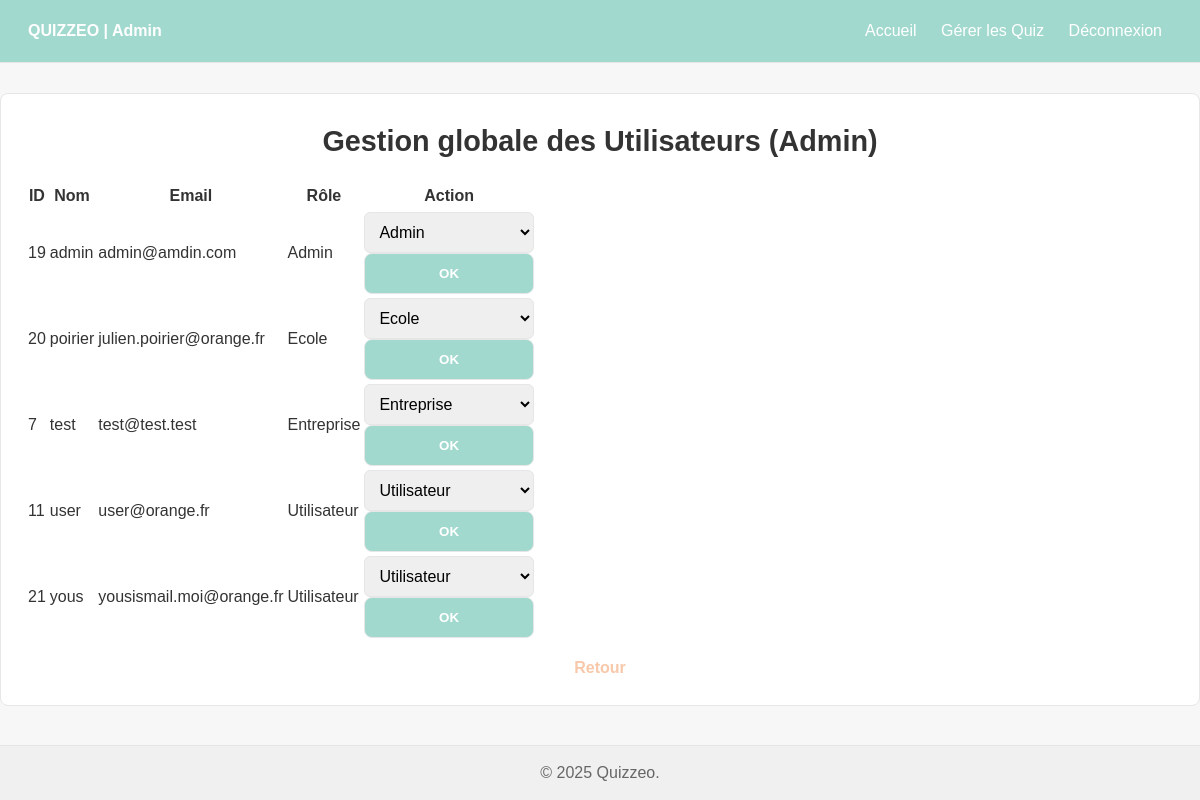
Screenshot of /admin_users.php (signed in) with the database file from the repository.
### tables this page shows
CREATE TABLE `users` (
  `user_id` int UNSIGNED NOT NULL,
  `username` varchar(50) NOT NULL,
  `email` varchar(100) NOT NULL,
  `password_hash` varchar(255) NOT NULL,
  `role` enum('admin','ecole','entreprise','utilisateur') NOT NULL DEFAULT 'utilisateur',
  `firstname` varchar(50) DEFAULT NULL,
  `lastname` varchar(50) DEFAULT NULL,
  `created_at` datetime NOT NULL DEFAULT CURRENT_TIMESTAMP,
  `is_active` tinyint(1) NOT NULL DEFAULT '1'
);

### admin_users.php (the view, shortened to what this page needs)
<?php
$role = $_SESSION['role'];
$user_id = $_SESSION['user_id'];
$users = [];
$gestion_title = "Gestion des Utilisateurs";
$allowed_new_roles = ['utilisateur'];
$sql_filter = "WHERE user_id != ? AND role = 'utilisateur'";
if ($role === 'admin') {
    $allowed_new_roles = ['utilisateur', 'ecole', 'entreprise', 'admin'];
    $sql_filter = "WHERE user_id != ?";
    $gestion_title = "Gestion globale des Utilisateurs (Admin)";
} elseif ($role === 'entreprise') {
    $allowed_new_roles = ['utilisateur', 'ecole'];
    $sql_filter = "WHERE user_id != ? AND role IN ('utilisateur','ecole')";
    $gestion_title = "Gestion Utilisateurs / Écoles (Entreprise)";
}
try {
    $pdo = connectDB();
    $stmt = $pdo->prepare("SELECT user_id, username, email, role FROM users $sql_filter ORDER BY role, username");
    $stmt->execute([$user_id]);
    $users = $stmt->fetchAll();
} catch (PDOException $e) {
    $error = "Erreur lors du chargement des utilisateurs : " . $e->getMessage();
}
?>
<!DOCTYPE html>
<html lang="fr">
<head><meta charset="UTF-8"><title><?= htmlspecialchars($gestion_title) ?></title>
<link rel="stylesheet" href="styles.css?v=final"></head>
<body class="dashboard-layout">
<div class="navbar">
    <div class="logo">QUIZZEO | <?= htmlspecialchars(ucfirst($role)) ?></div>
    <nav>
        <a href="dashboard.php">Accueil</a>
        <a href="admin_manage_quizzes.php">Gérer les Quiz</a>
        <a href="logout.php">Déconnexion</a>
    </nav>
</div>
<div class="main-content">
    <div class="container dashboard-content">
        <h1><?= htmlspecialchars($gestion_title) ?></h1>
        <?php if (empty($users)): ?>
            <div class="alert alert-info">Aucun utilisateur à afficher selon vos droits.</div>
        <?php else: ?>
        <table class="users-table">
            <thead><tr><th>ID</th><th>Nom</th><th>Email</th><th>Rôle</th><th>Action</th></tr></thead>
            <tbody>
            <?php foreach ($users as $u): ?>
            <tr>
                <td><?= htmlspecialchars($u['user_id']) ?></td>
                <td><?= htmlspecialchars($u['username']) ?></td>
                <td><?= htmlspecialchars($u['email']) ?></td>
                <td><?= htmlspecialchars(ucfirst($u['role'])) ?></td>
                <td>
                    <form method="POST" class="form-role-update">
                        <select name="new_role">
                            <?php foreach ($allowed_new_roles as $r): ?>
                                <option value="<?= $r ?>" <?= $u['role']===$r ? 'selected':'' ?>>
                                    <?= ucfirst($r) ?>
                                </option>
                            <?php endforeach; ?>
                        </select>
                        <button type="submit" class="button-small">OK</button>
                    </form>
                </td>
            </tr>
            <?php endforeach; ?>
            </tbody>
        </table>
        <?php endif; ?>
        <div class="link-text"><a href="dashboard.php">Retour</a></div>
    </div>
</div>
<footer class="footer">&copy; <?= date('Y') ?> Quizzeo.</footer>
</body></html>

### styles.css (style rules this page uses)
*, *::before, *::after { box-sizing: border-box; }
:root { --primary-color: rgb(162, 217, 206); --accent-orange: rgb(247, 200, 169); --secondary-color: var(--accent-orange); --bg-light: #F7F7F7; --text-dark: #333; --text-muted: #666; --card-border: #E6E6E6; --footer-bg: #F0F0F0; --font: 'Arial', sans-serif; }
html, body { height: 100%; }
body { margin: 0; padding: 0; background-color: var(--bg-light); color: var(--text-dark); font-family: var(--font); line-height: 1.6; display: flex; flex-direction: column; min-height: 100vh; }
.main-content { flex: 1 0 auto; width: 100%; }
.container { background-color: #fff; padding: 28px; border-radius: 8px; border: 1px solid var(--card-border); width: 100%; max-width: 480px; margin: 28px auto; }
.dashboard-content { background-color: #ffffff; padding: 24px; border-radius: 8px; border: 1px solid var(--card-border); max-width: 1200px; margin: 30px auto; }
h1 { font-size: 1.8rem; margin: 0 0 16px; text-align: center; }
input[type="text"], input[type="password"], input[type="email"], select, textarea { width: 100%; padding: 10px; border: 1px solid var(--card-border); border-radius: 6px; font-size: 1rem; }
button, .button { display: inline-block; width: 100%; padding: 12px 14px; background-color: var(--primary-color); color: #fff; border: 1px solid var(--card-border); border-radius: 8px; font-weight: 700; cursor: pointer; transition: background-color 0.16s, transform 0.08s; }
.link-text { text-align: center; margin-top: 14px; }
.link-text a { color: var(--secondary-color); font-weight: 700; text-decoration: none; }
.navbar { width: 100%; background-color: var(--primary-color); padding: 12px 28px; display: flex; justify-content: space-between; align-items: center; border-bottom: 1px solid var(--card-border); }
.navbar .logo { color: #fff; font-weight: 800; }
.navbar nav a { color: #fff; text-decoration: none; padding: 6px 10px; border-radius: 6px; display: inline-block; }
.footer { width: 100%; padding: 14px 28px; background: var(--footer-bg); color: var(--text-muted); text-align: center; border-top: 1px solid var(--card-border); margin-top: auto; }

### rows the page displays
users: user_id "19", username "admin", email "admin@amdin.com", role "Admin", new_role "Admin"
users: user_id "20", username "poirier", email "julien.poirier@orange.fr", role "Ecole", new_role "Ecole"
users: user_id "7", username "test", email "test@test.test", role "Entreprise", new_role "Entreprise"
users: user_id "11", username "user", email "user@orange.fr", role "Utilisateur", new_role "Utilisateur"
users: user_id "21", username "yous", email "yousismail.moi@orange.fr", role "Utilisateur", new_role "Utilisateur"

### other values shown
$role "Admin"
$gestion_title "Gestion globale des Utilisateurs (Admin)"
